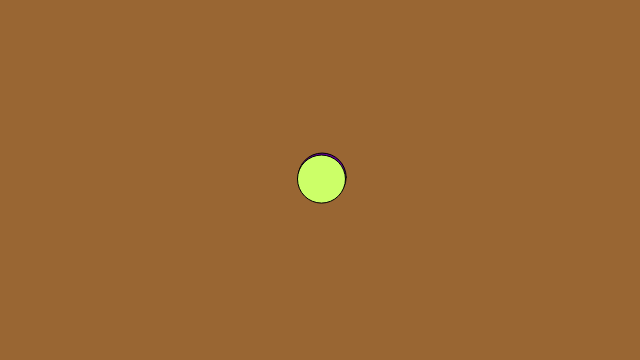
Frame 1 (no input)
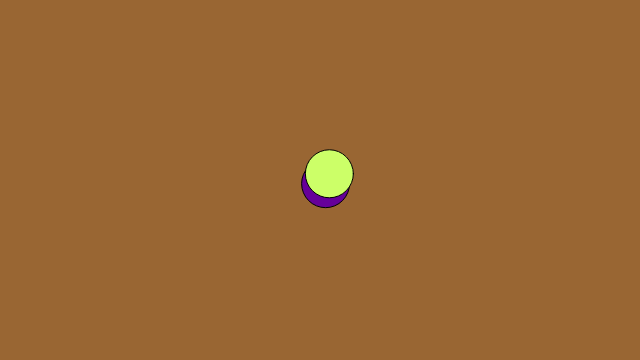
Frame 60 (no input)
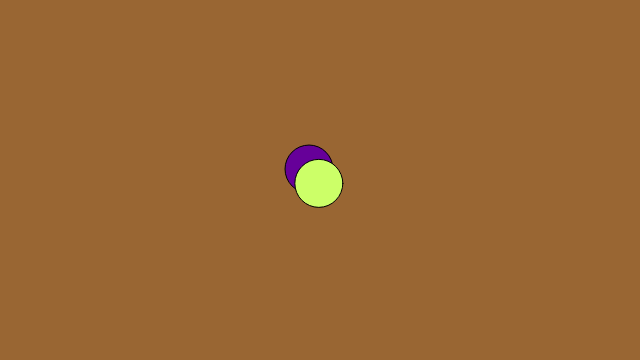
Frame 120 (the mouse pressed at the canvas centre since frame 60)

The p5.js sketch that drew these frames (run headless with seeded random() and noise() and a simulated clock; from frame 60 on, the mouse is pressed at the canvas centre):

// p5.js sketch
// ── sketch.js
// Daniel Shiffman
// https://www.kadenze.com/courses/the-nature-of-code
// http://natureofcode.com/
// Session 1: Random Walker

var w;
var z;

function setup() {
    createCanvas(640, 360);
    // Make a Walker object
    w = new Walker1();
    z = new Walker2();
}

function draw() {
    background(153, 102, 51);
    // Update and display object
    w.update();
    z.update();
    w.display();
    z.display();
}

function Walker1() { //紫

    // Start Walker in center
    this.pos = createVector(width / 2, height / 2);
    this.ver = createVector(0, 0);
    

    this.update = function() {
	// Move Walker randomly
	var vel = createVector(random(-5, 5), random(-5, 5));
	this.pos.add(vel);
    }

    this.display = function() {
	// Draw Walker as circle
	fill(102,0,153);
	ellipse(this.pos.x, this.pos.y, 48, 48);
    }
}

function Walker2() { //黄緑

    // Start Walker in center
    this.pos = createVector(width / 2, height / 2);
    this.ver = createVector(0, 0);
    

    this.update = function() {
	// Move Walker randomly
	var vel = createVector(random(-3, 3), random(-3, 3));
	this.pos.add(vel);
    }

    this.display = function() {
	// Draw Walker as circle
	fill(204,255,104);
	ellipse(this.pos.x, this.pos.y, 48, 48);
    }
}
